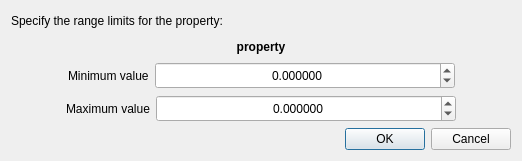
<?xml version="1.0" encoding="UTF-8"?>
<ui version="4.0">
 <class>ColorEngineRangeLimitsDialog</class>
 <widget class="QDialog" name="ColorEngineRangeLimitsDialog">
  <property name="geometry">
   <rect>
    <x>0</x>
    <y>0</y>
    <width>522</width>
    <height>161</height>
   </rect>
  </property>
  <property name="minimumSize">
   <size>
    <width>522</width>
    <height>161</height>
   </size>
  </property>
  <property name="maximumSize">
   <size>
    <width>522</width>
    <height>161</height>
   </size>
  </property>
  <property name="windowTitle">
   <string>Range Limits</string>
  </property>
  <property name="windowIcon">
   <iconset resource="../../../App/rsc/espina.qrc">
    <normaloff>:/espina/espina.svg</normaloff>:/espina/espina.svg</iconset>
  </property>
  <property name="modal">
   <bool>true</bool>
  </property>
  <layout class="QVBoxLayout" name="verticalLayout">
   <item>
    <widget class="QLabel" name="label_2">
     <property name="text">
      <string>Specify the range limits for the property:</string>
     </property>
     <property name="alignment">
      <set>Qt::AlignJustify|Qt::AlignVCenter</set>
     </property>
     <property name="wordWrap">
      <bool>true</bool>
     </property>
    </widget>
   </item>
   <item>
    <widget class="QLabel" name="m_property">
     <property name="font">
      <font>
       <weight>75</weight>
       <bold>true</bold>
      </font>
     </property>
     <property name="text">
      <string>property</string>
     </property>
     <property name="alignment">
      <set>Qt::AlignCenter</set>
     </property>
    </widget>
   </item>
   <item>
    <layout class="QHBoxLayout" name="horizontalLayout" stretch="0,0,1,0">
     <item>
      <spacer name="horizontalSpacer">
       <property name="orientation">
        <enum>Qt::Horizontal</enum>
       </property>
       <property name="sizeHint" stdset="0">
        <size>
         <width>40</width>
         <height>20</height>
        </size>
       </property>
      </spacer>
     </item>
     <item>
      <widget class="QLabel" name="label_3">
       <property name="text">
        <string>Minimum value</string>
       </property>
      </widget>
     </item>
     <item>
      <widget class="QDoubleSpinBox" name="m_min">
       <property name="minimumSize">
        <size>
         <width>300</width>
         <height>27</height>
        </size>
       </property>
       <property name="maximumSize">
        <size>
         <width>300</width>
         <height>16777215</height>
        </size>
       </property>
       <property name="alignment">
        <set>Qt::AlignCenter</set>
       </property>
       <property name="buttonSymbols">
        <enum>QAbstractSpinBox::UpDownArrows</enum>
       </property>
       <property name="correctionMode">
        <enum>QAbstractSpinBox::CorrectToNearestValue</enum>
       </property>
       <property name="decimals">
        <number>6</number>
       </property>
       <property name="minimum">
        <double>-999999999.000000000000000</double>
       </property>
       <property name="maximum">
        <double>999999999.000000000000000</double>
       </property>
      </widget>
     </item>
     <item>
      <spacer name="horizontalSpacer_2">
       <property name="orientation">
        <enum>Qt::Horizontal</enum>
       </property>
       <property name="sizeHint" stdset="0">
        <size>
         <width>40</width>
         <height>20</height>
        </size>
       </property>
      </spacer>
     </item>
    </layout>
   </item>
   <item>
    <layout class="QHBoxLayout" name="horizontalLayout_2" stretch="0,0,1,0">
     <item>
      <spacer name="horizontalSpacer_3">
       <property name="orientation">
        <enum>Qt::Horizontal</enum>
       </property>
       <property name="sizeHint" stdset="0">
        <size>
         <width>40</width>
         <height>20</height>
        </size>
       </property>
      </spacer>
     </item>
     <item>
      <widget class="QLabel" name="label">
       <property name="text">
        <string>Maximum value</string>
       </property>
      </widget>
     </item>
     <item>
      <widget class="QDoubleSpinBox" name="m_max">
       <property name="minimumSize">
        <size>
         <width>300</width>
         <height>27</height>
        </size>
       </property>
       <property name="maximumSize">
        <size>
         <width>300</width>
         <height>16777215</height>
        </size>
       </property>
       <property name="wrapping">
        <bool>false</bool>
       </property>
       <property name="frame">
        <bool>true</bool>
       </property>
       <property name="alignment">
        <set>Qt::AlignCenter</set>
       </property>
       <property name="correctionMode">
        <enum>QAbstractSpinBox::CorrectToNearestValue</enum>
       </property>
       <property name="decimals">
        <number>6</number>
       </property>
       <property name="minimum">
        <double>-999999999.000000000000000</double>
       </property>
       <property name="maximum">
        <double>999999999.000000000000000</double>
       </property>
      </widget>
     </item>
     <item>
      <spacer name="horizontalSpacer_4">
       <property name="orientation">
        <enum>Qt::Horizontal</enum>
       </property>
       <property name="sizeHint" stdset="0">
        <size>
         <width>40</width>
         <height>20</height>
        </size>
       </property>
      </spacer>
     </item>
    </layout>
   </item>
   <item>
    <widget class="QDialogButtonBox" name="buttonBox">
     <property name="orientation">
      <enum>Qt::Horizontal</enum>
     </property>
     <property name="standardButtons">
      <set>QDialogButtonBox::Cancel|QDialogButtonBox::Ok</set>
     </property>
    </widget>
   </item>
  </layout>
 </widget>
 <resources>
  <include location="../../../App/rsc/espina.qrc"/>
 </resources>
 <connections>
  <connection>
   <sender>buttonBox</sender>
   <signal>accepted()</signal>
   <receiver>ColorEngineRangeLimitsDialog</receiver>
   <slot>accept()</slot>
   <hints>
    <hint type="sourcelabel">
     <x>248</x>
     <y>254</y>
    </hint>
    <hint type="destinationlabel">
     <x>157</x>
     <y>274</y>
    </hint>
   </hints>
  </connection>
  <connection>
   <sender>buttonBox</sender>
   <signal>rejected()</signal>
   <receiver>ColorEngineRangeLimitsDialog</receiver>
   <slot>reject()</slot>
   <hints>
    <hint type="sourcelabel">
     <x>316</x>
     <y>260</y>
    </hint>
    <hint type="destinationlabel">
     <x>286</x>
     <y>274</y>
    </hint>
   </hints>
  </connection>
 </connections>
</ui>
